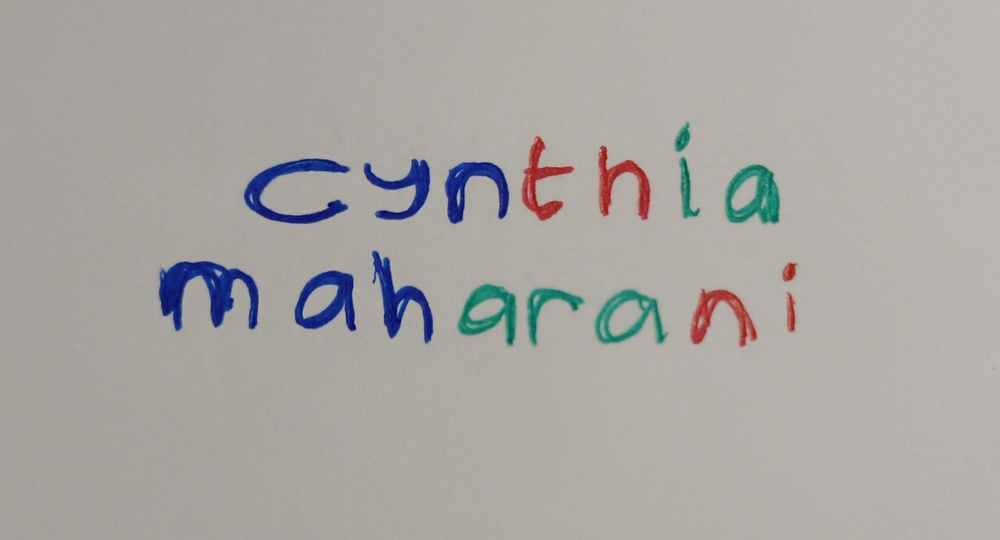
#> input picture nama1.jpg, 1000 x 540 px, shrunk from 2408 x 1300 before the run
$ jupyter execute --allow-errors UTS_Pengcit-checkpoint.ipynb
#> lines starting #> are read from the running program, lines starting #| are printed output that depends on the picture; after the words box and inside, x2 and y2 are one past the last pixel; in counts of white or black regions, pixels touching at a corner belong together
### Mengimport Library

[cell 1]
import cv2
import numpy as np
import matplotlib.pyplot as plt

### Mendeklarasikan Gambar

#> (a cell that did not finish here is left out)

### Mendeklarasikan dan membagi citra warna

#> (a cell that did not finish here is left out)

### Mendeklarasikan kembali file

[cell 4]
color_image = cv2.imread('nama1.jpg')
#> color_image is the input picture: shape (540, 1000, 3); mean B, G, R 162.1, 166.3, 168.6

### Menghitung dan mendeklarasikan setiap warna

#> (a cell that did not finish here is left out)

### Menampilkan histogram dari masing-masing warna

[cell 6]
plt.figure(figsize=(12, 8))

plt.subplot(2, 2, 1)  # Subplot 1 (atas kiri)
#> (the rest of this cell did not finish here and is left out)

###

### Nilai Ambang Batas

[cell 7]
gray = cv2.cvtColor(color_image, cv2.COLOR_RGB2GRAY)
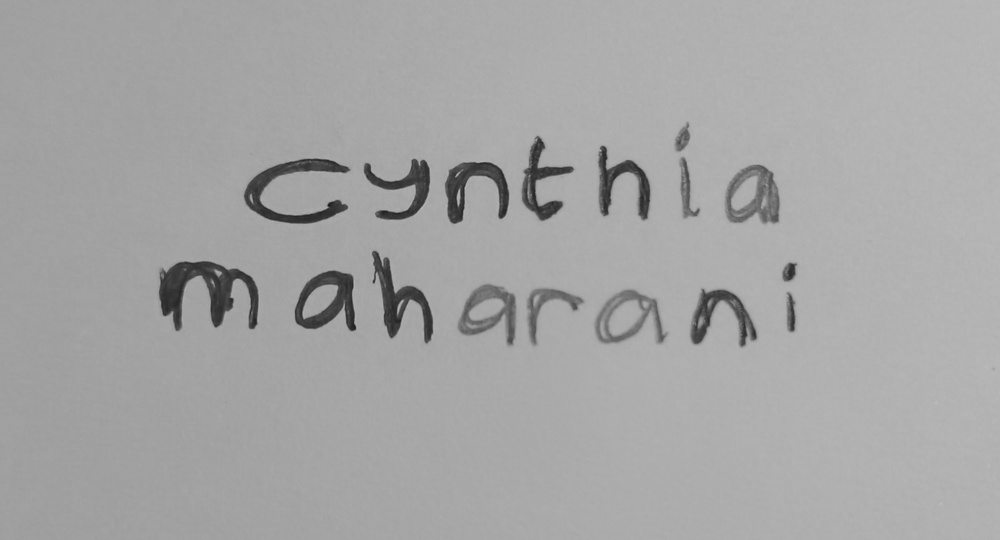
#> gray: shape (540, 1000); min 26, max 186, mean 165.2
fig, axs = plt.subplots (2, 2, figsize=(10,10))

(thresh, binary1) = cv2.threshold(gray, 0, 0, cv2.THRESH_BINARY)
#> binary1: shape (540, 1000); every value is 0
axs[0,0].imshow(binary1, cmap = 'gray')
axs[0,0].set_title('NONE')

(thresh, binary2) = cv2.threshold(gray, 60, 255, cv2.THRESH_BINARY)
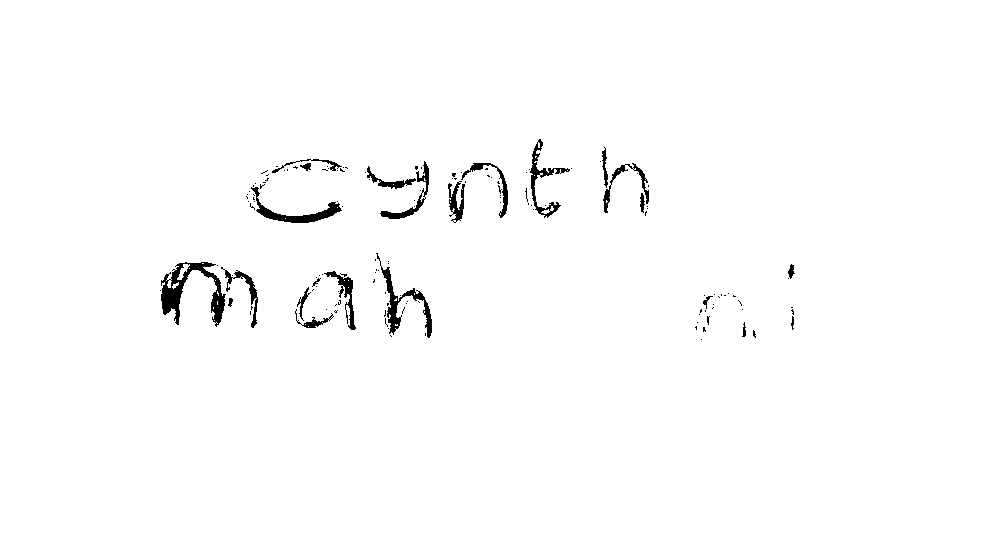
#> binary2: shape (540, 1000); 98.6% white; 143 black regions (120 under 20 px), largest, box (x1, y1, x2, y2) and area: (161, 262, 226, 327) 1431, (376, 253, 432, 338) 828, (251, 187, 342, 223) 735
axs[0,1].imshow(binary2, cmap = 'binary')
axs[0,1].set_title('BLUE')

(thresh, binary3) = cv2.threshold(gray, 73, 255, cv2.THRESH_BINARY)
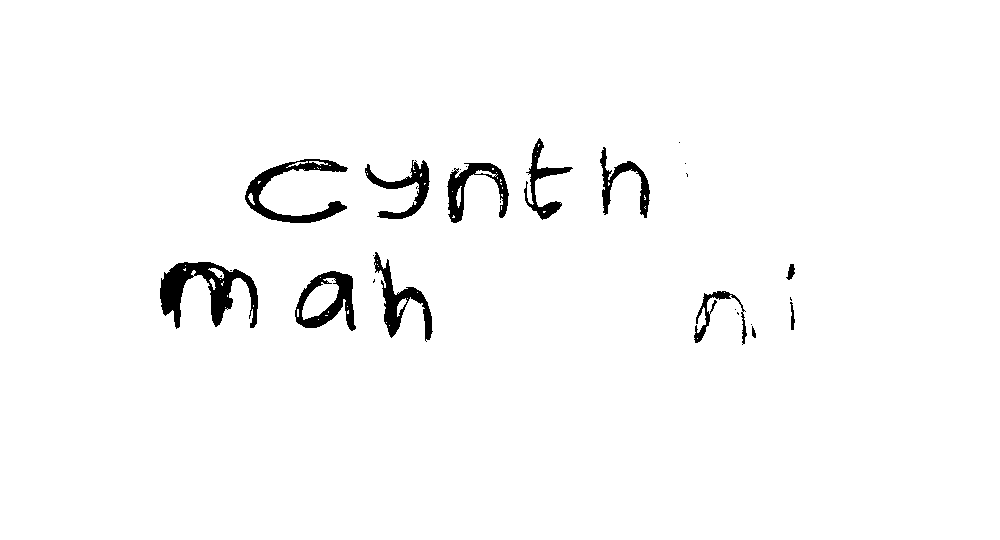
#> binary3: shape (540, 1000); 97.6% white; 29 black regions (17 under 20 px), largest, box (x1, y1, x2, y2) and area: (160, 262, 258, 329) 2832, (245, 159, 348, 223) 1882, (295, 271, 356, 331) 1592
axs[1,0].imshow(binary3, cmap = 'binary')
axs[1,0].set_title('RED-BLUE')

(thresh, binary4) = cv2.threshold(gray, 130, 255, cv2.THRESH_BINARY)
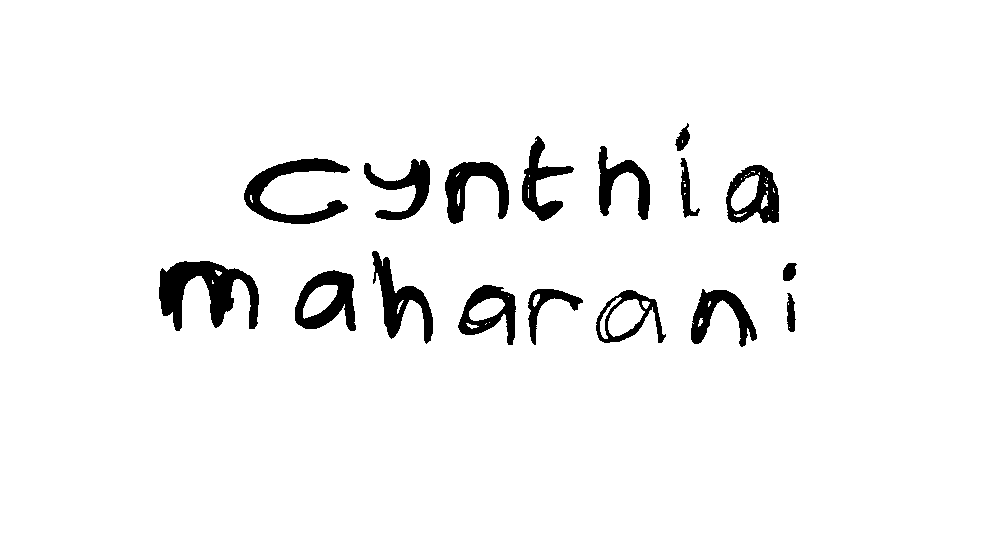
#> binary4: shape (540, 1000); 95.5% white; 17 black regions, largest, box (x1, y1, x2, y2) and area: (159, 261, 259, 331) 3519, (244, 158, 350, 224) 2430, (372, 251, 433, 344) 1987
axs[1,1].imshow(binary4, cmap = 'binary')
axs[1,1].set_title('RED-GREEN-BLUE')
